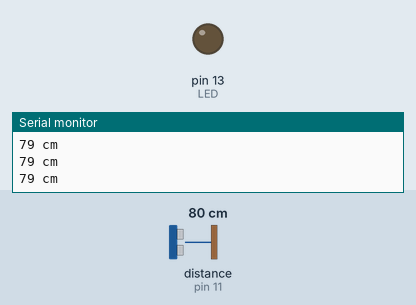
Bench run of a sketch on a simulated Arduino Uno, built with avr-gcc and run on an emulated ATmega328P. Parts: output pins drawn as LEDs (lit = HIGH), the last lines printed to the serial monitor. Wiring (inferred from the names in the program): ultrasonic range finder: trigger pin 12; echo pin 11. The inputs (shaded band) are chosen by the test bench; at power-on: distance to the obstacle (sensor on pin 11) 80 cm. The echo pulse lasts 58.3 µs per cm; pins used as bus, display or sensor lines are not drawn.

Above: at 1.3 s.
1.4 s: distance to the obstacle (sensor on pin 11) set to 6 cm
2.9 s: distance to the obstacle (sensor on pin 11) set to 3 cm
At 3.5 s:
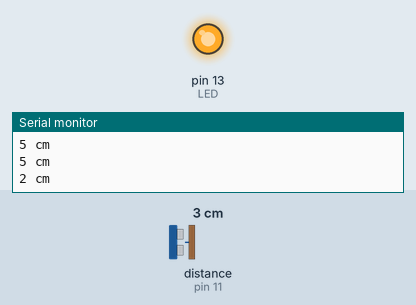
4.5 s: distance to the obstacle (sensor on pin 11) set to 9 cm
At 5.7 s:
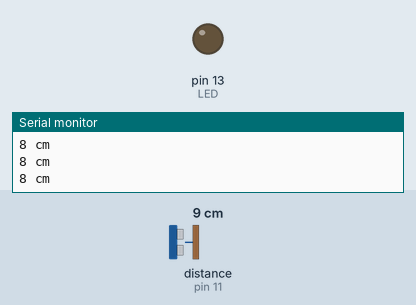
6.0 s: distance to the obstacle (sensor on pin 11) set to 2 cm
At 7.2 s:
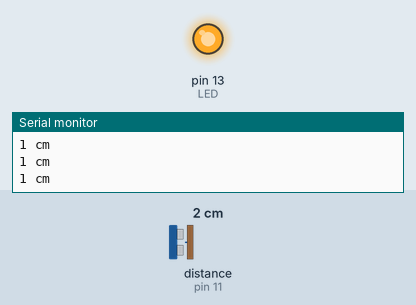
Timing chart, 0 to 8.5 s (numbered marks = the images above; inputs shaded):
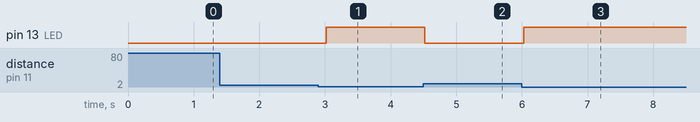

The sketch:

HC_SR04_test.ino
```cpp
const unsigned int TRIG_PIN = 12;
const unsigned int ECHO_PIN = 11;
const unsigned int LED = 13;

void setup()
{
  Serial.begin (9600);
  pinMode(TRIG_PIN, OUTPUT);
  pinMode(ECHO_PIN, INPUT);
  pinMode(LED, OUTPUT);
}

void loop()
{
  long duration, distance;

  /*
  According to the datasheet, the module sends a pulse when the trigger receives
  at least 10 microseconds of a high signal. So send a 2 us low, then 10 us high.
  */
  digitalWrite(TRIG_PIN, LOW);
  delayMicroseconds(2);
  digitalWrite(TRIG_PIN, HIGH);
  delayMicroseconds(10);
  digitalWrite(TRIG_PIN, LOW);

  duration = pulseIn(ECHO_PIN, HIGH);//Measures the amount of time the ECHO_PIN is HIGH - that time is the distance to the nearest object * 2
  distance = (duration / 2) / 29.1;//speed of sound = 343 m/s, but the datasheet gives this as the formula to convert to cm

  if (distance < 4)  // This is where the LED On/Off happens
    digitalWrite(LED, HIGH);
  else
    digitalWrite(LED, LOW);

  if (distance >= 200 || distance <= 0)
  {
    Serial.println("Out of range");
  }
  else
  {
    Serial.print(distance);
    Serial.println(" cm");
  }

  delay(500); //SUPER IMPORTANT! Have to make sure you don't trigger the module at too great a frequency - or you will
  //get overlap between triggers and readings.
}
```

Measured:
- the behaviour switches between 5 and 4 cm on distance to the obstacle (sensor on pin 11) (found by bisection; images 0 and 1)
- after the input at 2.9 s, pin 13 (LED): LOW → HIGH after 0.12 s
- after the input at 4.5 s, pin 13 (LED): HIGH → LOW at once
- after the input at 6.0 s, pin 13 (LED): LOW → HIGH at once
